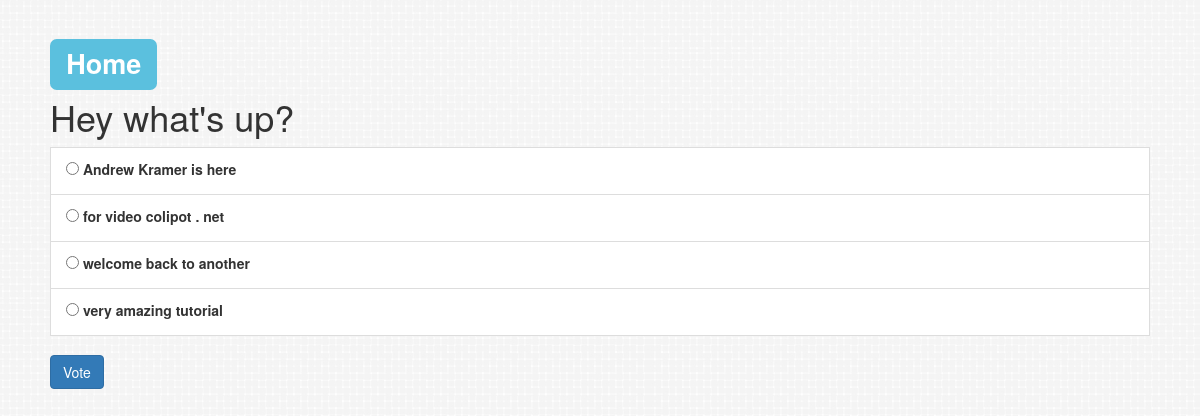
The page /polls/1/ on the database its author committed.
### polls/models.py (models this page shows, shortened)
class Question(models.Model):
    question_text = models.CharField(max_length=200)
    pub_date = models.DateTimeField('date published')
    def was_published_recently(self):
        now = timezone.now()
        return now - datetime.timedelta(days=1) <= self.pub_date <= now
    was_published_recently.admin_order_field = 'pub_date'
    was_published_recently.boolean = True
    was_published_recently.short_description = "Published recently?"

class Choice(models.Model):
    question = models.ForeignKey(Question, on_delete=models.CASCADE)
    choice_text = models.CharField(max_length=200)
    votes = models.IntegerField(default=0)

### polls/views.py (the view)
# urls.py: url(r'^(?P<pk>[0-9]+)/$', views.DetailView.as_view(), name='detail'),
class DetailView(generic.DetailView):
    model = Question
    template_name = 'polls/detail.html'
    def get_queryset(self):
        return Question.objects.filter(pub_date__lte=timezone.now())

### polls/templates/polls/detail.html (shortened to what this page needs)
{% extends 'polls/template.html' %}
{% block content %}
     <h1> <a href="{% url "polls:index" %}" ><span class="label label-info">Home</span></a></h1>
<h1>{{ question.question_text }}</h1>
<form action="{% url 'polls:vote' question.id %}" method="post">
{% for choice in question.choice_set.all %}
    <li class="list-group-item">
    <input type="radio" name="choice" id="choice{{ forloop.counter }}" value="{{ choice.id }}" />
    <label for="choice{{ forloop.counter }}">{{ choice.choice_text }}</label>
    </li>
{% endfor %}
<br>
<input type="submit" value="Vote" class="btn btn-primary"/>
</form>
{% endblock %}

### polls/static/polls/styles.css (style rules this page uses)
body { margin: 50px; background: white url("images/bg.jpg") repeat right bottom; }

### rows shown on the page
Question: question_text "Hey what's up?"
Choice: choice_text "Andrew Kramer is here"
Choice: choice_text "for video colipot . net"
Choice: choice_text "welcome back to another"
Choice: choice_text "very amazing tutorial"
